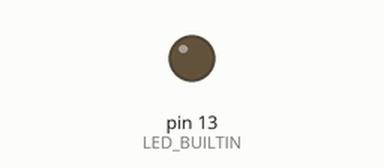
The sketch below on a simulated Arduino Uno, built with avr-gcc and run on an emulated ATmega328P. Parts: output pins drawn as LEDs (lit = HIGH). Storage starts empty; random numbers use the default seed unless the sketch sets one; no radio packets arrive unless stated; what the sketch prints to the serial monitor is not drawn.

Above: at 21.2 s.
At 28.85 s:
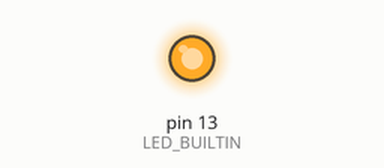
Timing chart, 0 to 33.3 s (numbered marks = the images above):
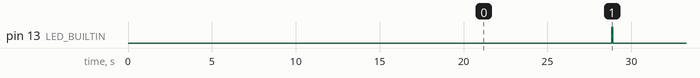

The sketch:

Node1.ino
```cpp
#include <SPI.h>
#include <SD.h>
#include <LoRa.h>

// ════════════════════════════════════════════════════════════════
//                     PACKET DROP SIMULATION
// ════════════════════════════════════════════════════════════════
// Set probability from 0 to 100 (e.g., 20 = 20% chance to drop)
const int DROP_PROBABILITY = 20;
// Set to true to enable drop simulation, false for normal operation
const bool SIMULATE_DROPS = false;

// ════════════════════════════════════════════════════════════════
//                     DEBUG / REAL TEST SWITCH
// ════════════════════════════════════════════════════════════════
//#define QUICK_DEBUG
#ifdef QUICK_DEBUG
  const int    PACKETS_PER_TEST       = 12;
  const unsigned long TX_INTERVAL     = 15000UL;
  const unsigned long PAUSE_BETWEEN_TESTS = 60000UL;
  const unsigned long INITIAL_START_DELAY = 10000UL;
#else
  const int    PACKETS_PER_TEST       = 100;
  const unsigned long TX_INTERVAL     = 15000UL;
  const unsigned long PAUSE_BETWEEN_TESTS = 600000UL;
  const unsigned long INITIAL_START_DELAY = 13000UL;
#endif

// Calculate and display TEST_DURATION for reference
const unsigned long TEST_DURATION = (unsigned long)PACKETS_PER_TEST * TX_INTERVAL + PAUSE_BETWEEN_TESTS;
// ════════════════════════════════════════════════════════════════

#define SDCARD_SS_PIN 4
const int MY_ID = 1;

const char* testNames[4] = {"test1_SF7_CR5", "test2_SF7_CR8", "test3_SF12_CR5", "test4_SF12_CR8"};
const uint8_t SF[4] = {7, 7, 12, 12};
const uint8_t CR[4] = {5, 8, 5, 8};

int currentTest = 0;
int packetCount = 0;
bool inPause = false;
unsigned long pauseStart = 0;
unsigned long lastTx = 0;
bool sdOK = false;

void log(const char* s) {
  if (!sdOK) return;
  File f = SD.open("send1.txt", FILE_WRITE);
  if (f) { f.println(s); f.close(); }
}

void resetSDCard() {
  if (!sdOK) {
    Serial.println(F("SD not available - skip reset"));
    return;
  }

  const char* filename = "send1.txt";

  if (SD.exists(filename)) {
    Serial.print(F("Deleting old file: "));
    Serial.println(filename);

    bool deleted = false;
    for (int attempt = 0; attempt < 3; attempt++) {
      if (SD.remove(filename)) {
        deleted = true;
        Serial.println(F("  → Deletion successful"));
        break;
      }
      delay(100);
    }
  }

  File f = SD.open(filename, FILE_WRITE);
  if (f) {
    f.println("=== NEW TEST SESSION ===");
    f.print("Test Duration per config: ");
    f.print(TEST_DURATION / 1000);
    f.println(" seconds");
    if (SIMULATE_DROPS) {
        f.print("SIMULATION MODE: ");
        f.print(DROP_PROBABILITY);
        f.println("% Packet Loss");
    }
    f.println("========================================");
    f.close();
    Serial.println(F("✓ Created fresh log file"));
  } else {
    sdOK = false;
  }
}

void setConfig(int idx) {
  LoRa.setSpreadingFactor(SF[idx]);
  LoRa.setCodingRate4(CR[idx]);
  Serial.print(F("\n=== STARTING ")); Serial.println(testNames[idx]);
}

void setup() {
  pinMode(LED_BUILTIN, OUTPUT);
  Serial.begin(115200);
  unsigned long serialTimeout = millis();
  while (!Serial && millis() - serialTimeout < 3000) {
    digitalWrite(LED_BUILTIN, !digitalRead(LED_BUILTIN));
    delay(100);
  }

  // Initialize Random Seed for Drops
  randomSeed(analogRead(A0));

  delay(500);  Serial.println(F("\n=== Node 1 - Sender (Timer-Based) ==="));

  if (SIMULATE_DROPS) {
    Serial.print(F("⚠ DROP SIMULATION ENABLED: "));
    Serial.print(DROP_PROBABILITY);
    Serial.println(F("% Chance to skip TX"));
  }

  Serial.print(F("TEST_DURATION: "));
  Serial.print(TEST_DURATION / 1000);
  Serial.println(F(" seconds per config"));

  for (int i = 0; i < 5 && !sdOK; i++) {
    sdOK = SD.begin(SDCARD_SS_PIN);
    delay(200);
  }
  resetSDCard();

  if (!LoRa.begin(868E6)) { Serial.println("LoRa fail"); while (1); }
  LoRa.setTxPower(14);
  LoRa.enableCrc();
  LoRa.setSignalBandwidth(125E3);
  LoRa.setPreambleLength(12);
  LoRa.setSyncWord(0x34);
  setConfig(0);

  Serial.print(F("Waiting ")); Serial.print(INITIAL_START_DELAY/1000); Serial.println(F(" sec for sync..."));
  delay(INITIAL_START_DELAY);

  Serial.println(F("STARTING TRANSMISSIONS"));
  lastTx = millis();
}

void loop() {
  if (inPause) {
    if (millis() - pauseStart >= PAUSE_BETWEEN_TESTS) {
      inPause = false;
      currentTest = (currentTest + 1) % 4;  // Cycle 0→1→2→3→0
      packetCount = 0;
      setConfig(currentTest);

      if (currentTest == 0) {
        Serial.println(F("\n>>> ALL 4 TESTS DONE! REPEATING FROM TEST 1 <<<"));
      }
    }
    return;
  }

  if (millis() - lastTx >= TX_INTERVAL) {
    lastTx = millis();
    packetCount++; // Increment count even if we drop, to simulate sequence gap

    char msg[160];
    bool isLastPacket = (packetCount >= PACKETS_PER_TEST);
    const char* nextTestName = testNames[(currentTest + 1) % 4];

    // Build the message string
    if (isLastPacket) {
      snprintf(msg, sizeof(msg), "%s|ID:%d|num:%03d|LAST|NEXT:%s",
               testNames[currentTest], MY_ID, packetCount, nextTestName);
    } else {
      snprintf(msg, sizeof(msg), "%s|ID:%d|num:%03d",
               testNames[currentTest], MY_ID, packetCount);
    }

    // -----------------------------------------------------------
    // DROP SIMULATION LOGIC
    // -----------------------------------------------------------
    bool dropThisPacket = false;
    if (SIMULATE_DROPS) {
        if (random(100) < DROP_PROBABILITY) {
            dropThisPacket = true;
        }
    }

    if (dropThisPacket) {
        // Log that we skipped sending
        Serial.print(F("❌ SIMULATED DROP (Not Sending): ")); Serial.println(msg);

        char logBuf[200];
        snprintf(logBuf, sizeof(logBuf), "%s [DROPPED]", msg);
        log(logBuf);

        // Do NOT call LoRa.beginPacket...
        digitalWrite(LED_BUILTIN, LOW); // LED Off to indicate no TX
    }
    else {
        // Normal Transmission
        LoRa.beginPacket();
        LoRa.print(msg);
        LoRa.endPacket();
        LoRa.receive(); // Put back in receive mode (though not used here, good practice)

        Serial.print(F("Sent: ")); Serial.println(msg);
        log(msg);
        digitalWrite(LED_BUILTIN, HIGH); delay(50); digitalWrite(LED_BUILTIN, LOW);
    }

    // -----------------------------------------------------------
    // CHECK END OF TEST
    // -----------------------------------------------------------
    if (isLastPacket) {
      Serial.print(F("\nTest ")); Serial.print(currentTest+1);
      Serial.println(F(" completed → pause then next test"));
      inPause = true;
      pauseStart = millis();
    }
  }
}
```

Measured:
- by itself, pin 13 (LED_BUILTIN): alternates HIGH for 0.05 s and LOW for 15.0 s
